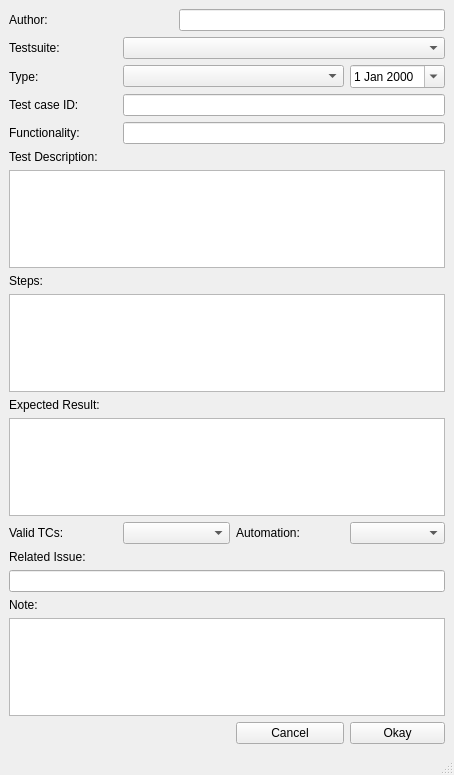
<?xml version="1.0" encoding="UTF-8"?>
<ui version="4.0">
 <class>MainWindow</class>
 <widget class="QMainWindow" name="MainWindow">
  <property name="geometry">
   <rect>
    <x>0</x>
    <y>0</y>
    <width>454</width>
    <height>775</height>
   </rect>
  </property>
  <property name="windowTitle">
   <string>MainWindow</string>
  </property>
  <widget class="QWidget" name="centralwidget">
   <layout class="QGridLayout" name="gridLayout_2">
    <item row="0" column="0">
     <layout class="QGridLayout" name="gridLayout">
      <item row="15" column="0" colspan="2">
       <widget class="QLabel" name="label_9">
        <property name="text">
         <string>Valid TCs:</string>
        </property>
        <property name="scaledContents">
         <bool>false</bool>
        </property>
       </widget>
      </item>
      <item row="4" column="2" colspan="5">
       <widget class="QComboBox" name="testSuite_cb"/>
      </item>
      <item row="4" column="0">
       <widget class="QLabel" name="label_4">
        <property name="text">
         <string>Testsuite:</string>
        </property>
       </widget>
      </item>
      <item row="1" column="0" colspan="2">
       <widget class="QLabel" name="label">
        <property name="text">
         <string>Author:</string>
        </property>
        <property name="scaledContents">
         <bool>false</bool>
        </property>
       </widget>
      </item>
      <item row="14" column="0" colspan="7">
       <widget class="QPlainTextEdit" name="plainTextEdit_3"/>
      </item>
      <item row="17" column="0" colspan="7">
       <widget class="QLineEdit" name="lineEdit_5"/>
      </item>
      <item row="7" column="0" rowspan="2" colspan="2">
       <widget class="QLabel" name="label_13">
        <property name="text">
         <string>Functionality:</string>
        </property>
       </widget>
      </item>
      <item row="9" column="0" colspan="2">
       <widget class="QLabel" name="label_6">
        <property name="text">
         <string>Test Description:</string>
        </property>
       </widget>
      </item>
      <item row="5" column="2" colspan="4">
       <widget class="QComboBox" name="type_cb">
        <property name="minimumSize">
         <size>
          <width>200</width>
          <height>0</height>
         </size>
        </property>
       </widget>
      </item>
      <item row="19" column="0" colspan="7">
       <widget class="QPlainTextEdit" name="plainTextEdit_4"/>
      </item>
      <item row="6" column="0" colspan="2">
       <widget class="QLabel" name="label_5">
        <property name="text">
         <string>Test case ID:</string>
        </property>
       </widget>
      </item>
      <item row="15" column="2" colspan="2">
       <widget class="QComboBox" name="valid_cb"/>
      </item>
      <item row="5" column="6">
       <widget class="QDateEdit" name="dateEdit">
        <property name="calendarPopup">
         <bool>true</bool>
        </property>
       </widget>
      </item>
      <item row="18" column="0" colspan="2">
       <widget class="QLabel" name="label_12">
        <property name="text">
         <string>Note:</string>
        </property>
       </widget>
      </item>
      <item row="11" column="0" colspan="2">
       <widget class="QLabel" name="label_7">
        <property name="text">
         <string>Steps:</string>
        </property>
       </widget>
      </item>
      <item row="7" column="2" rowspan="2" colspan="5">
       <widget class="QLineEdit" name="lineEdit_4"/>
      </item>
      <item row="6" column="2" colspan="5">
       <widget class="QLineEdit" name="testCaseID_line"/>
      </item>
      <item row="13" column="0" colspan="2">
       <widget class="QLabel" name="label_8">
        <property name="text">
         <string>Expected Result:</string>
        </property>
       </widget>
      </item>
      <item row="10" column="0" colspan="7">
       <widget class="QPlainTextEdit" name="plainTextEdit"/>
      </item>
      <item row="15" column="4" colspan="2">
       <widget class="QLabel" name="label_10">
        <property name="text">
         <string>Automation:</string>
        </property>
        <property name="scaledContents">
         <bool>false</bool>
        </property>
       </widget>
      </item>
      <item row="20" column="6">
       <widget class="QPushButton" name="pushButton_2">
        <property name="text">
         <string>Okay</string>
        </property>
       </widget>
      </item>
      <item row="15" column="6">
       <widget class="QComboBox" name="autoAvai_cb"/>
      </item>
      <item row="20" column="4" colspan="2">
       <widget class="QPushButton" name="pushButton">
        <property name="text">
         <string>Cancel</string>
        </property>
       </widget>
      </item>
      <item row="5" column="0">
       <widget class="QLabel" name="label_2">
        <property name="text">
         <string>Type:</string>
        </property>
        <property name="scaledContents">
         <bool>false</bool>
        </property>
       </widget>
      </item>
      <item row="16" column="0" colspan="2">
       <widget class="QLabel" name="label_11">
        <property name="text">
         <string>Related Issue:</string>
        </property>
       </widget>
      </item>
      <item row="12" column="0" colspan="7">
       <widget class="QPlainTextEdit" name="plainTextEdit_2"/>
      </item>
      <item row="1" column="3" colspan="4">
       <widget class="QLineEdit" name="author_line"/>
      </item>
     </layout>
    </item>
   </layout>
  </widget>
  <widget class="QMenuBar" name="menubar">
   <property name="geometry">
    <rect>
     <x>0</x>
     <y>0</y>
     <width>454</width>
     <height>22</height>
    </rect>
   </property>
  </widget>
  <widget class="QStatusBar" name="statusbar"/>
 </widget>
 <resources/>
 <connections/>
</ui>
